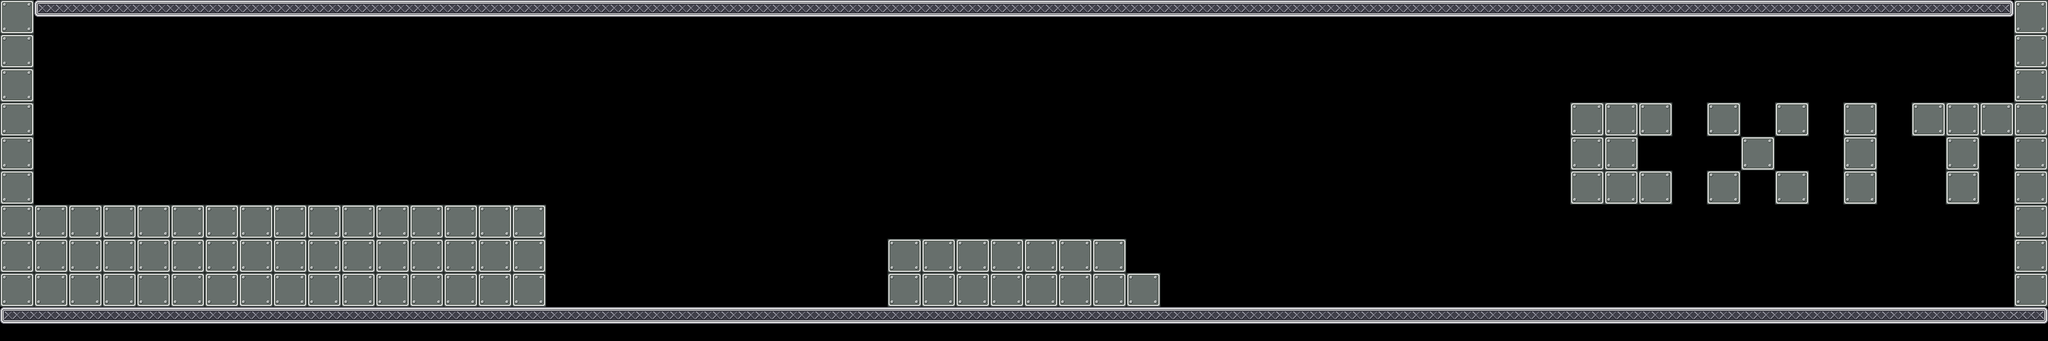

Below is a game level as drawn by its tile map, then a one-line description and the .tmx that defines it (tile-layer data replaced by summaries):
An orthogonal 60x10 tile map with 64x64 px tiles, 1 tile layer (front), 20 tilesets and 45 objects.

<map version="1.0" orientation="orthogonal" width="60" height="10" tilewidth="64" tileheight="64">
 <tileset firstgid="1" name="mur" tilewidth="64" tileheight="64">
  <image source="data/mur.png" trans="ffffff" width="64" height="64" />
 </tileset>
 <tileset firstgid="2" name="sol" tilewidth="64" tileheight="64">
  <image source="data/sol.png" trans="ffffff" width="64" height="64" />
 </tileset>
 <tileset firstgid="3" name="alone" tilewidth="64" tileheight="64">
  <image source="data/alone.png" width="64" height="64" />
 </tileset>
 <tileset firstgid="4" name="left" tilewidth="64" tileheight="64">
  <image source="data/left.png" width="64" height="64" />
 </tileset>
 <tileset firstgid="5" name="mid" tilewidth="64" tileheight="64">
  <image source="data/mid.png" width="64" height="64" />
 </tileset>
 <tileset firstgid="6" name="right" tilewidth="64" tileheight="64">
  <image source="data/right.png" width="64" height="64" />
 </tileset>
 <tileset firstgid="7" name="portebas" tilewidth="64" tileheight="64">
  <image source="data/portebas.png" width="64" height="64" />
 </tileset>
 <tileset firstgid="8" name="portehaut" tilewidth="64" tileheight="64">
  <image source="data/portehaut.png" width="64" height="64" />
 </tileset>
 <tileset firstgid="9" name="fin" tilewidth="192" tileheight="128">
  <image source="data/fin.png" width="192" height="128" />
 </tileset>
 <tileset firstgid="10" name="citerne" tilewidth="418" tileheight="632">
  <tileoffset x="0" y="632" />
  <image source="data/citerne.png" width="418" height="632" />
 </tileset>
 <tileset firstgid="11" name="container1" tilewidth="610" tileheight="276">
  <tileoffset x="0" y="195" />
  <image source="data/container1.png" width="610" height="276" />
 </tileset>
 <tileset firstgid="12" name="container2" tilewidth="480" tileheight="330">
  <tileoffset x="0" y="280" />
  <image source="data/container2.png" width="480" height="330" />
 </tileset>
 <tileset firstgid="13" name="cable1" tilewidth="77" tileheight="372">
  <tileoffset x="0" y="372" />
  <image source="data/cable1.png" width="77" height="372" />
 </tileset>
 <tileset firstgid="14" name="passerelle1" tilewidth="198" tileheight="342">
  <tileoffset x="0" y="342" />
  <image source="data/passerelle1.png" width="198" height="342" />
 </tileset>
 <tileset firstgid="15" name="passerelle2" tilewidth="122" tileheight="599">
  <tileoffset x="0" y="599" />
  <image source="data/passerelle2.png" width="122" height="599" />
 </tileset>
 <tileset firstgid="16" name="cable2" tilewidth="46" tileheight="243">
  <tileoffset x="0" y="243" />
  <image source="data/cable2.png" width="46" height="243" />
 </tileset>
 <tileset firstgid="17" name="mur2" tilewidth="64" tileheight="64">
  <image source="data/mur2.png" width="64" height="64" />
 </tileset>
 <tileset firstgid="18" name="lamp1" tilewidth="64" tileheight="64">
  <image source="data/lamp1.png" width="64" height="64" />
 </tileset>
 <tileset firstgid="19" name="lamp2" tilewidth="64" tileheight="64">
  <image source="data/lamp2.png" width="64" height="64" />
 </tileset>
 <tileset firstgid="20" name="cable" tilewidth="64" tileheight="64">
  <image source="data/cable.png" width="64" height="64" />
 </tileset>
 <layer name="front" width="60" height="10">
  <data>[600 cells, 217 non-empty, 5 distinct tile ids]</data>
 </layer>
 <objectgroup color="#00ff00" name="wall" width="60" height="10">
  <object x="0" y="0" width="64" height="576" />
  <object x="3776" y="0" width="64" height="576" />
  <object x="1664" y="448" width="64" height="128" />
  <object x="960" y="448" width="64" height="128" />
 </objectgroup>
 <objectgroup color="#0000ff" name="platform" width="60" height="10">
  <object x="0" y="576" width="3840" height="64" />
  <object x="64" y="0" width="3712" height="64" />
  <object x="1728" y="448" width="320" height="64" />
  <object x="2048" y="448" width="64" height="64" />
  <object x="2112" y="512" width="64" height="64" />
  <object x="64" y="384" width="960" height="64" />
 </objectgroup>
 <objectgroup color="#ffffff" name="movable" width="60" height="10" />
 <objectgroup color="#ff6666" name="destroyable" width="60" height="10">
  <object x="1664" y="384" width="64" height="64" />
  <object x="960" y="192" width="64" height="64" />
  <object x="896" y="256" width="64" height="64" />
  <object x="960" y="256" width="64" height="64" />
  <object x="960" y="128" width="64" height="64" />
  <object x="896" y="128" width="64" height="64" />
  <object x="960" y="64" width="64" height="64" />
  <object x="896" y="64" width="64" height="64" />
  <object x="896" y="320" width="64" height="64" />
  <object x="960" y="320" width="64" height="64" />
  <object x="896" y="192" width="64" height="64" />
  <object x="1728" y="384" width="64" height="64" />
 </objectgroup>
 <objectgroup color="#800000" name="metalman" width="60" height="10">
  <object x="128" y="320" width="64" height="64">
   <properties>
    <property name="powers" value="Alu#Acier" />
   </properties>
  </object>
 </objectgroup>
 <objectgroup color="#ff0000" name="themagnet" width="60" height="10">
  <object x="256" y="320" width="64" height="64">
   <properties>
    <property name="powers" value="Repulsive#Attractive" />
   </properties>
  </object>
 </objectgroup>
 <objectgroup color="#800000" name="generator" width="60" height="10" />
 <objectgroup color="#66ccff" name="switch" width="60" height="10" />
 <objectgroup color="#e6e6e6" name="metal" width="60" height="10" />
 <objectgroup color="#333333" name="gate" width="60" height="10" />
 <objectgroup color="#004080" name="acid" width="60" height="10">
  <object x="1024" y="448" width="64" height="64">
   <properties>
    <property name="type" value="hg" />
   </properties>
  </object>
  <object x="1472" y="512" width="64" height="64">
   <properties>
    <property name="type" value="bm" />
   </properties>
  </object>
  <object x="1536" y="512" width="64" height="64">
   <properties>
    <property name="type" value="bm" />
   </properties>
  </object>
  <object x="1280" y="448" width="64" height="64">
   <properties>
    <property name="type" value="hm" />
   </properties>
  </object>
  <object x="1024" y="512" width="64" height="64">
   <properties>
    <property name="type" value="bg" />
   </properties>
  </object>
  <object x="1088" y="512" width="64" height="64">
   <properties>
    <property name="type" value="bm" />
   </properties>
  </object>
  <object x="1216" y="448" width="64" height="64">
   <properties>
    <property name="type" value="hm" />
   </properties>
  </object>
  <object x="1536" y="448" width="64" height="64">
   <properties>
    <property name="type" value="hm" />
   </properties>
  </object>
  <object x="1088" y="448" width="64" height="64">
   <properties>
    <property name="type" value="hm" />
   </properties>
  </object>
  <object x="1344" y="512" width="64" height="64">
   <properties>
    <property name="type" value="bm" />
   </properties>
  </object>
  <object x="1408" y="512" width="64" height="64">
   <properties>
    <property name="type" value="bm" />
   </properties>
  </object>
  <object x="1600" y="512" width="64" height="64">
   <properties>
    <property name="type" value="bd" />
   </properties>
  </object>
  <object x="1344" y="448" width="64" height="64">
   <properties>
    <property name="type" value="hm" />
   </properties>
  </object>
  <object x="1152" y="512" width="64" height="64">
   <properties>
    <property name="type" value="bm" />
   </properties>
  </object>
  </objectgroup>
 <objectgroup color="#ffff00" name="arc" width="60" height="10" />
 <objectgroup color="#ffff00" name="levelend" width="60" height="10">
  <!-- 1 objects omitted --></objectgroup>
 <objectgroup color="#800080" name="gateswitch" width="60" height="10" />
</map>
<!-- 7 of 45 objects omitted -->
